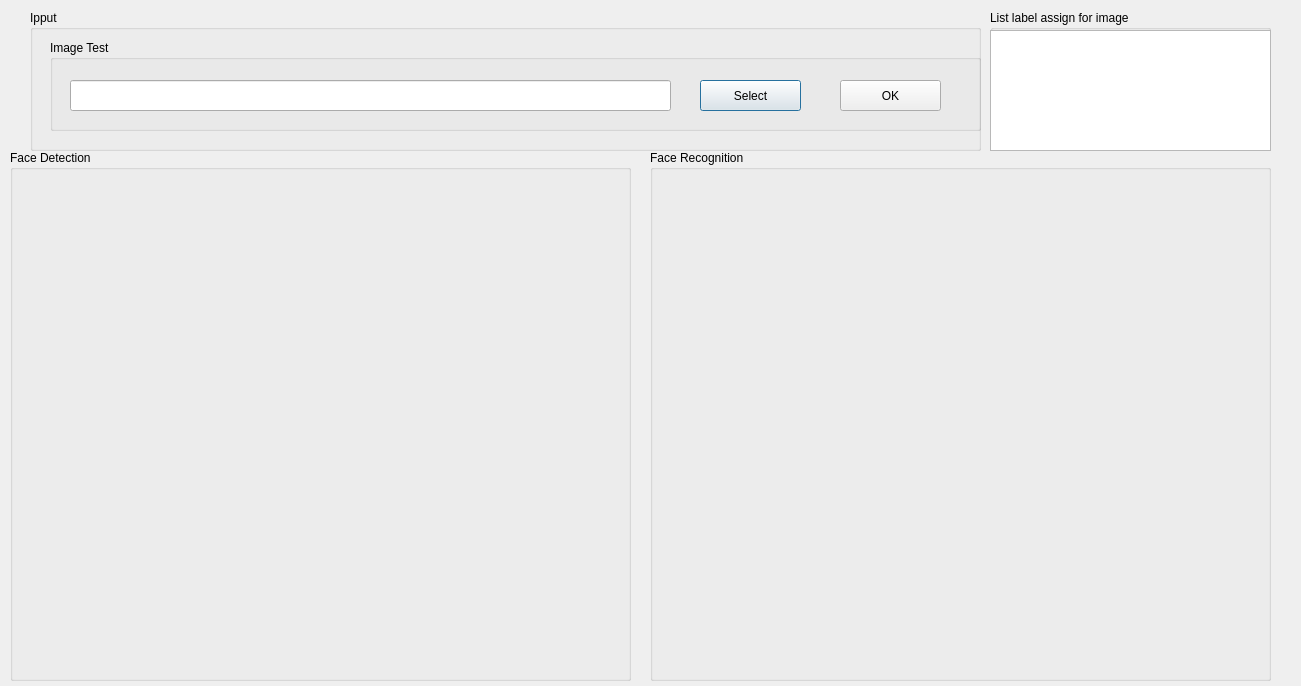
<?xml version="1.0" encoding="UTF-8"?>
<ui version="4.0">
 <class>MainScreen</class>
 <widget class="QDialog" name="MainScreen">
  <property name="geometry">
   <rect>
    <x>0</x>
    <y>0</y>
    <width>1301</width>
    <height>686</height>
   </rect>
  </property>
  <property name="windowTitle">
   <string>MainScreen</string>
  </property>
  <widget class="QGroupBox" name="Input">
   <property name="geometry">
    <rect>
     <x>30</x>
     <y>10</y>
     <width>951</width>
     <height>141</height>
    </rect>
   </property>
   <property name="title">
    <string>Ipput</string>
   </property>
   <property name="flat">
    <bool>false</bool>
   </property>
   <property name="checkable">
    <bool>false</bool>
   </property>
   <widget class="QGroupBox" name="groupBox_2">
    <property name="geometry">
     <rect>
      <x>20</x>
      <y>30</y>
      <width>931</width>
      <height>91</height>
     </rect>
    </property>
    <property name="title">
     <string>Image Test</string>
    </property>
    <widget class="QLineEdit" name="path">
     <property name="geometry">
      <rect>
       <x>20</x>
       <y>40</y>
       <width>601</width>
       <height>31</height>
      </rect>
     </property>
    </widget>
    <widget class="QPushButton" name="brow">
     <property name="geometry">
      <rect>
       <x>650</x>
       <y>40</y>
       <width>101</width>
       <height>31</height>
      </rect>
     </property>
     <property name="text">
      <string>Select</string>
     </property>
    </widget>
    <widget class="QPushButton" name="OK">
     <property name="geometry">
      <rect>
       <x>790</x>
       <y>40</y>
       <width>101</width>
       <height>31</height>
      </rect>
     </property>
     <property name="text">
      <string>OK</string>
     </property>
    </widget>
   </widget>
  </widget>
  <widget class="QGroupBox" name="ReSult">
   <property name="geometry">
    <rect>
     <x>10</x>
     <y>150</y>
     <width>621</width>
     <height>531</height>
    </rect>
   </property>
   <property name="title">
    <string>Face Detection</string>
   </property>
   <widget class="QLabel" name="Face_Detect">
    <property name="geometry">
     <rect>
      <x>10</x>
      <y>30</y>
      <width>591</width>
      <height>481</height>
     </rect>
    </property>
    <property name="text">
     <string/>
    </property>
   </widget>
  </widget>
  <widget class="QGroupBox" name="Face_recognjtion">
   <property name="geometry">
    <rect>
     <x>650</x>
     <y>150</y>
     <width>621</width>
     <height>531</height>
    </rect>
   </property>
   <property name="title">
    <string>Face Recognition</string>
   </property>
   <widget class="QLabel" name="FaceRecognition">
    <property name="geometry">
     <rect>
      <x>10</x>
      <y>30</y>
      <width>591</width>
      <height>481</height>
     </rect>
    </property>
    <property name="text">
     <string/>
    </property>
   </widget>
   <widget class="QLabel" name="FR_Result">
    <property name="geometry">
     <rect>
      <x>80</x>
      <y>80</y>
      <width>251</width>
      <height>151</height>
     </rect>
    </property>
    <property name="midLineWidth">
     <number>1</number>
    </property>
    <property name="text">
     <string/>
    </property>
   </widget>
  </widget>
  <widget class="QGroupBox" name="groupBox_4">
   <property name="geometry">
    <rect>
     <x>990</x>
     <y>10</y>
     <width>281</width>
     <height>141</height>
    </rect>
   </property>
   <property name="title">
    <string>List label assign for image</string>
   </property>
   <widget class="QTextBrowser" name="ResultLB">
    <property name="geometry">
     <rect>
      <x>0</x>
      <y>20</y>
      <width>281</width>
      <height>121</height>
     </rect>
    </property>
   </widget>
  </widget>
 </widget>
 <resources/>
 <connections/>
</ui>
